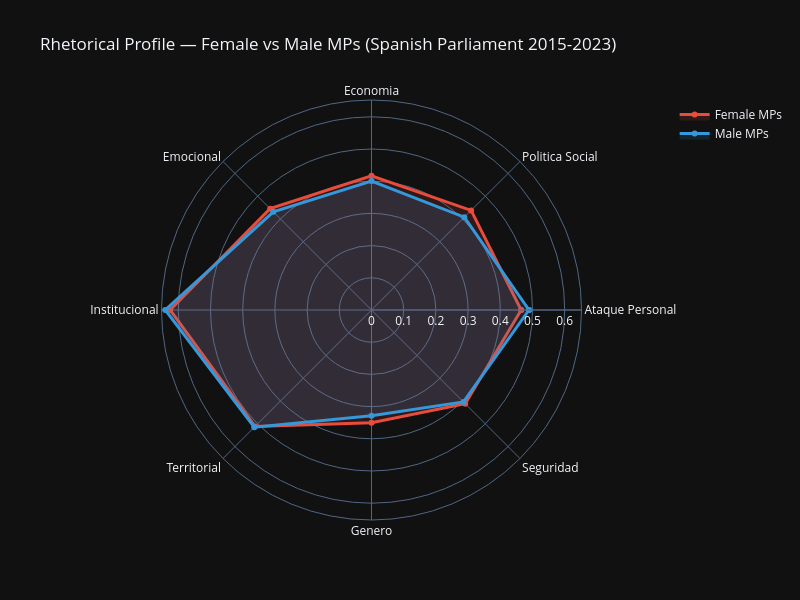

The code cell stored with this chart in its notebook:
### Code cell
# Radar: rhetorical profile by gender
radar_closed = ANCHOR_LABELS + [ANCHOR_LABELS[0]]
f_prox = [1 - sum_female['mean'][j] for j in range(len(ANCHOR_NAMES))]
m_prox = [1 - sum_male['mean'][j] for j in range(len(ANCHOR_NAMES))]

fig = go.Figure()
fig.add_trace(go.Scatterpolar(
    r=f_prox + [f_prox[0]], theta=radar_closed, fill='toself',
    name='Female MPs', line=dict(color=C_FEMALE, width=3),
    fillcolor='rgba(231, 76, 60, 0.15)',
))
fig.add_trace(go.Scatterpolar(
    r=m_prox + [m_prox[0]], theta=radar_closed, fill='toself',
    name='Male MPs', line=dict(color=C_MALE, width=3),
    fillcolor='rgba(52, 152, 219, 0.15)',
))
fig.update_layout(
    title='Rhetorical Profile — Female vs Male MPs (Spanish Parliament 2015-2023)',
    polar=dict(radialaxis=dict(visible=True), bgcolor='rgba(0,0,0,0)'),
    width=800, height=600, template=TEMPLATE,
)
fig.show()

### Figure 1 — Plotly figure (JSON) as saved in the notebook; plotly's stock layout.template omitted (floating-point values rounded to 4 significant figures)
{"data": [{"fill": "toself", "fillcolor": "rgba(231, 76, 60, 0.15)", "line": {"color": "#e74c3c", "width": 3}, "name": "Female MPs", "r": [0.4649, 0.4375, 0.4166, 0.4451, 0.6255, 0.5116, 0.3502, 0.4118, 0.4649], "theta": ["Ataque Personal", "Politica Social", "Economia", "Emocional", "Institucional", "Territorial", "Genero", "Seguridad", "Ataque Personal"], "type": "scatterpolar"}, {"fill": "toself", "fillcolor": "rgba(52, 152, 219, 0.15)", "line": {"color": "#3498db", "width": 3}, "name": "Male MPs", "r": [0.4892, 0.4078, 0.4004, 0.4311, 0.6406, 0.515, 0.3281, 0.404, 0.4892], "theta": ["Ataque Personal", "Politica Social", "Economia", "Emocional", "Institucional", "Territorial", "Genero", "Seguridad", "Ataque Personal"], "type": "scatterpolar"}], "layout": {"height": 600, "polar": {"bgcolor": "rgba(0,0,0,0)", "radialaxis": {"visible": true}}, "title": {"text": "Rhetorical Profile — Female vs Male MPs (Spanish Parliament 2015-2023)"}, "width": 800}}
